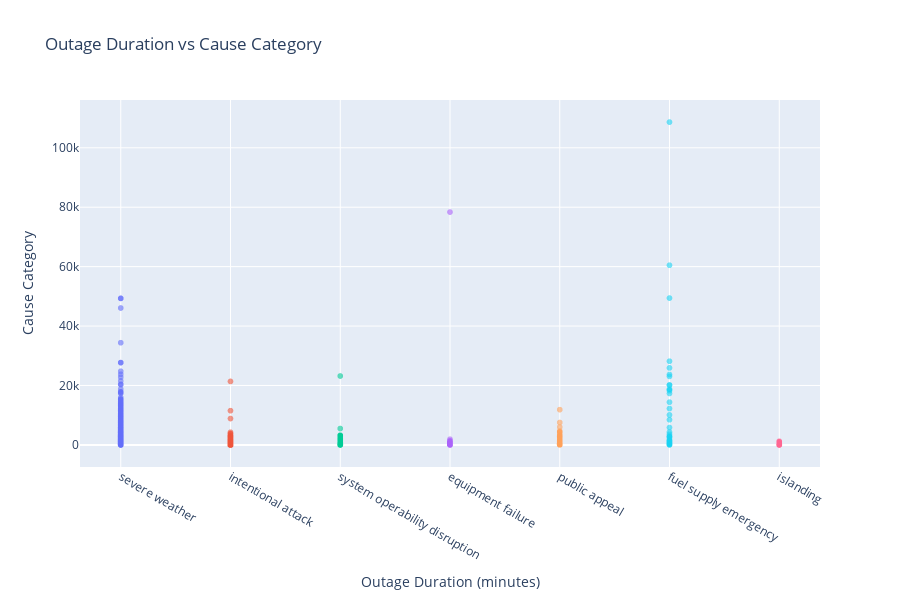

The notebook cell saved with this chart:
### Markdown cell above
We also wanted to look at how the outage durations were distributed across the different cause categories.

### Code cell
outages_df['OUTAGE.DURATION'] = pd.to_numeric(outages_df['OUTAGE.DURATION'], errors='coerce')

scatter_df = outages_df.dropna(subset=['OUTAGE.DURATION', 'CAUSE.CATEGORY'])

fig = px.scatter(
    scatter_df,
    x='CAUSE.CATEGORY',
    y='OUTAGE.DURATION',
    title='Outage Duration vs Cause Category',
    color='CAUSE.CATEGORY',
    opacity=0.6,
    height=600
)

fig.update_xaxes(
    title='Outage Duration (minutes)',
    tickformat=','
)

fig.update_yaxes(
    title='Cause Category'
)

fig.update_layout(showlegend=False)

fig.show()

### Figure 1 — Plotly figure (JSON) as saved in the notebook; plotly's stock layout.template omitted (floating-point values rounded to 4 significant figures; data arrays with more than 128 entries replaced by an {"elided": "..."} marker saying what was removed)
{"data": [{"hovertemplate": "CAUSE.CATEGORY=%{x}<br>OUTAGE.DURATION=%{y}<extra></extra>", "legendgroup": "severe weather", "marker": {"color": "#636efa", "opacity": 0.6, "symbol": "circle"}, "mode": "markers", "name": "severe weather", "showlegend": true, "type": "scattergl", "x": {"elided": "744 str values"}, "xaxis": "x", "y": {"elided": "744 int values"}, "yaxis": "y"}, {"hovertemplate": "CAUSE.CATEGORY=%{x}<br>OUTAGE.DURATION=%{y}<extra></extra>", "legendgroup": "intentional attack", "marker": {"color": "#EF553B", "opacity": 0.6, "symbol": "circle"}, "mode": "markers", "name": "intentional attack", "showlegend": true, "type": "scattergl", "x": {"elided": "403 str values"}, "xaxis": "x", "y": {"elided": "403 int values"}, "yaxis": "y"}, {"hovertemplate": "CAUSE.CATEGORY=%{x}<br>OUTAGE.DURATION=%{y}<extra></extra>", "legendgroup": "system operability disruption", "marker": {"color": "#00cc96", "opacity": 0.6, "symbol": "circle"}, "mode": "markers", "name": "system operability disruption", "showlegend": true, "type": "scattergl", "x": ["system operability disruption", "system operability disruption", "system operability disruption", "system operability disruption", "system operability disruption", "system operability disruption", "system operability disruption", "system operability disruption", "system operability disruption", "system operability disruption", "system operability disruption", "system operability disruption", "system operability disruption", "system operability disruption", "system operability disruption", "system operability disruption", "system operability disruption", "system operability disruption", "system operability disruption", "system operability disruption", "system operability disruption", "system operability disruption", "system operability disruption", "system operability disruption", "system operability disruption", "system operability disruption", "system operability disruption", "system operability disruption", "system operability disruption", "system operability disruption", "system operability disruption", "system operability disruption", "system operability disruption", "system operability disruption", "system operability disruption", "system operability disruption", "system operability disruption", "system operability disruption", "system operability disruption", "system operability disruption", "system operability disruption", "system operability disruption", "system operability disruption", "system operability disruption", "system operability disruption", "system operability disruption", "system operability disruption", "system operability disruption", "system operability disruption", "system operability disruption", "system operability disruption", "system operability disruption", "system operability disruption", "system operability disruption", "system operability disruption", "system operability disruption", "system operability disruption", "system operability disruption", "system operability disruption", "system operability disruption", "system operability disruption", "system operability disruption", "system operability disruption", "system operability disruption", "system operability disruption", "system operability disruption", "system operability disruption", "system operability disruption", "system operability disruption", "system operability disruption", "system operability disruption", "system operability disruption", "system operability disruption", "system operability disruption", "system operability disruption", "system operability disruption", "system operability disruption", "system operability disruption", "system operability disruption", "system operability disruption", "system operability disruption", "system operability disruption", "system operability disruption", "system operability disruption", "system operability disruption", "system operability disruption", "system operability disruption", "system operability disruption", "system operability disruption", "system operability disruption", "system operability disruption", "system operability disruption", "system operability disruption", "system operability disruption", "system operability disruption", "system operability disruption", "system operability disruption", "system operability disruption", "system operability disruption", "system operability disruption", "system operability disruption", "system operability disruption", "system operability disruption", "system operability disruption", "system operability disruption", "system operability disruption", "system operability disruption", "system operability disruption", "system operability disruption", "system operability disruption", "system operability disruption", "system operability disruption", "system operability disruption", "system operability disruption", "system operability disruption", "system operability disruption", "system operability disruption", "system operability disruption", "system operability disruption", "system operability disruption", "system operability disruption", "system operability disruption", "system operability disruption"], "xaxis": "x", "y": [19, 21, 3051, 2085, 2694, 373, 868, 189, 3000, 766, 245, 3255, 757, 0, 271, 2159, 70, 1697, 95, 121, 63, 167, 130, 550, 1440, 65, 65, 6, 35, 23187, 300, 25, 554, 215, 304, 380, 278, 204, 871, 3137, 352, 45, 195, 129, 0, 42, 132, 1365, 65, 681, 191, 1732, 5513, 21, 50, 48, 3180, 2129, 732, 420, 355, 52, 230, 155, 372, 91, 152, 38, 61, 90, 52, 816, 155, 171, 177, 32, 55, 64, 56, 33, 334, 230, 316, 336, 25, 250, 249, 133, 2055, 451, 199, 1524, 39, 47, 161, 234, 40, 213, 761, 124, 245, 1008, 13, 108, 141, 959, 1835, 89, 236, 326, 759, 241, 0, 31, 103, 284, 391, 439, 5, 237, 224, 95, 220], "yaxis": "y"}, {"hovertemplate": "CAUSE.CATEGORY=%{x}<br>OUTAGE.DURATION=%{y}<extra></extra>", "legendgroup": "equipment failure", "marker": {"color": "#ab63fa", "opacity": 0.6, "symbol": "circle"}, "mode": "markers", "name": "equipment failure", "showlegend": true, "type": "scattergl", "x": ["equipment failure", "equipment failure", "equipment failure", "equipment failure", "equipment failure", "equipment failure", "equipment failure", "equipment failure", "equipment failure", "equipment failure", "equipment failure", "equipment failure", "equipment failure", "equipment failure", "equipment failure", "equipment failure", "equipment failure", "equipment failure", "equipment failure", "equipment failure", "equipment failure", "equipment failure", "equipment failure", "equipment failure", "equipment failure", "equipment failure", "equipment failure", "equipment failure", "equipment failure", "equipment failure", "equipment failure", "equipment failure", "equipment failure", "equipment failure", "equipment failure", "equipment failure", "equipment failure", "equipment failure", "equipment failure", "equipment failure", "equipment failure", "equipment failure", "equipment failure", "equipment failure", "equipment failure", "equipment failure", "equipment failure", "equipment failure", "equipment failure", "equipment failure", "equipment failure", "equipment failure", "equipment failure", "equipment failure", "equipment failure"], "xaxis": "x", "y": [762, 46, 761, 78377, 168, 600, 186, 318, 39, 885, 1, 149, 1204, 35, 1, 418, 100, 376, 652, 15, 200, 159, 50, 494, 0, 7, 227, 295, 182, 221, 1419, 396, 437, 84, 202, 945, 155, 749, 159, 871, 164, 854, 179, 182, 829, 64, 1080, 269, 125, 230, 620, 909, 1914, 105, 61], "yaxis": "y"}, {"hovertemplate": "CAUSE.CATEGORY=%{x}<br>OUTAGE.DURATION=%{y}<extra></extra>", "legendgroup": "public appeal", "marker": {"color": "#FFA15A", "opacity": 0.6, "symbol": "circle"}, "mode": "markers", "name": "public appeal", "showlegend": true, "type": "scattergl", "x": ["public appeal", "public appeal", "public appeal", "public appeal", "public appeal", "public appeal", "public appeal", "public appeal", "public appeal", "public appeal", "public appeal", "public appeal", "public appeal", "public appeal", "public appeal", "public appeal", "public appeal", "public appeal", "public appeal", "public appeal", "public appeal", "public appeal", "public appeal", "public appeal", "public appeal", "public appeal", "public appeal", "public appeal", "public appeal", "public appeal", "public appeal", "public appeal", "public appeal", "public appeal", "public appeal", "public appeal", "public appeal", "public appeal", "public appeal", "public appeal", "public appeal", "public appeal", "public appeal", "public appeal", "public appeal", "public appeal", "public appeal", "public appeal", "public appeal", "public appeal", "public appeal", "public appeal", "public appeal", "public appeal", "public appeal", "public appeal", "public appeal", "public appeal", "public appeal", "public appeal", "public appeal", "public appeal", "public appeal", "public appeal", "public appeal", "public appeal", "public appeal", "public appeal", "public appeal"], "xaxis": "x", "y": [2700, 388, 1078, 1195, 225, 480, 197, 402, 220, 455, 224, 240, 210, 240, 990, 6000, 7540, 394, 45, 330, 120, 248, 2275, 4680, 420, 3120, 2400, 300, 2775, 2775, 2775, 2775, 430, 1755, 510, 557, 300, 467, 430, 300, 2880, 4320, 4320, 4320, 247, 1560, 3301, 420, 140, 554, 89, 75, 11867, 300, 206, 270, 2880, 3314, 414, 62, 1337, 30, 159, 1381, 300, 431, 913, 1548, 720], "yaxis": "y"}, {"hovertemplate": "CAUSE.CATEGORY=%{x}<br>OUTAGE.DURATION=%{y}<extra></extra>", "legendgroup": "fuel supply emergency", "marker": {"color": "#19d3f3", "opacity": 0.6, "symbol": "circle"}, "mode": "markers", "name": "fuel supply emergency", "showlegend": true, "type": "scattergl", "x": ["fuel supply emergency", "fuel supply emergency", "fuel supply emergency", "fuel supply emergency", "fuel supply emergency", "fuel supply emergency", "fuel supply emergency", "fuel supply emergency", "fuel supply emergency", "fuel supply emergency", "fuel supply emergency", "fuel supply emergency", "fuel supply emergency", "fuel supply emergency", "fuel supply emergency", "fuel supply emergency", "fuel supply emergency", "fuel supply emergency", "fuel supply emergency", "fuel supply emergency", "fuel supply emergency", "fuel supply emergency", "fuel supply emergency", "fuel supply emergency", "fuel supply emergency", "fuel supply emergency", "fuel supply emergency", "fuel supply emergency", "fuel supply emergency", "fuel supply emergency", "fuel supply emergency", "fuel supply emergency", "fuel supply emergency", "fuel supply emergency", "fuel supply emergency", "fuel supply emergency", "fuel supply emergency", "fuel supply emergency"], "xaxis": "x", "y": [108653, 8468, 18660, 104, 20160, 1440, 20160, 12240, 2761, 1, 1440, 23700, 17310, 10080, 25920, 3600, 5850, 23040, 18717, 255, 2355, 18240, 14400, 60480, 28170, 540, 370, 660, 4320, 49427, 1260, 865, 2880, 324, 900, 76, 2891, 1676], "yaxis": "y"}, {"hovertemplate": "CAUSE.CATEGORY=%{x}<br>OUTAGE.DURATION=%{y}<extra></extra>", "legendgroup": "islanding", "marker": {"color": "#FF6692", "opacity": 0.6, "symbol": "circle"}, "mode": "markers", "name": "islanding", "showlegend": true, "type": "scattergl", "x": ["islanding", "islanding", "islanding", "islanding", "islanding", "islanding", "islanding", "islanding", "islanding", "islanding", "islanding", "islanding", "islanding", "islanding", "islanding", "islanding", "islanding", "islanding", "islanding", "islanding", "islanding", "islanding", "islanding", "islanding", "islanding", "islanding", "islanding", "islanding", "islanding", "islanding", "islanding", "islanding", "islanding", "islanding", "islanding", "islanding", "islanding", "islanding", "islanding", "islanding", "islanding", "islanding", "islanding", "islanding"], "xaxis": "x", "y": [1, 233, 96, 47, 19, 21, 180, 56, 13, 1254, 144, 3, 270, 26, 797, 12, 195, 1, 15, 223, 268, 14, 400, 44, 26, 98, 135, 50, 53, 5, 157, 11, 1035, 251, 122, 214, 193, 3, 32, 984, 881, 2, 59, 181], "yaxis": "y"}], "layout": {"height": 600, "legend": {"title": {"text": "CAUSE.CATEGORY"}, "tracegroupgap": 0}, "showlegend": false, "title": {"text": "Outage Duration vs Cause Category"}, "xaxis": {"anchor": "y", "categoryarray": ["severe weather", "intentional attack", "system operability disruption", "equipment failure", "public appeal", "fuel supply emergency", "islanding"], "categoryorder": "array", "domain": [0, 1], "tickformat": ",", "title": {"text": "Outage Duration (minutes)"}}, "yaxis": {"anchor": "x", "domain": [0, 1], "title": {"text": "Cause Category"}}}}
